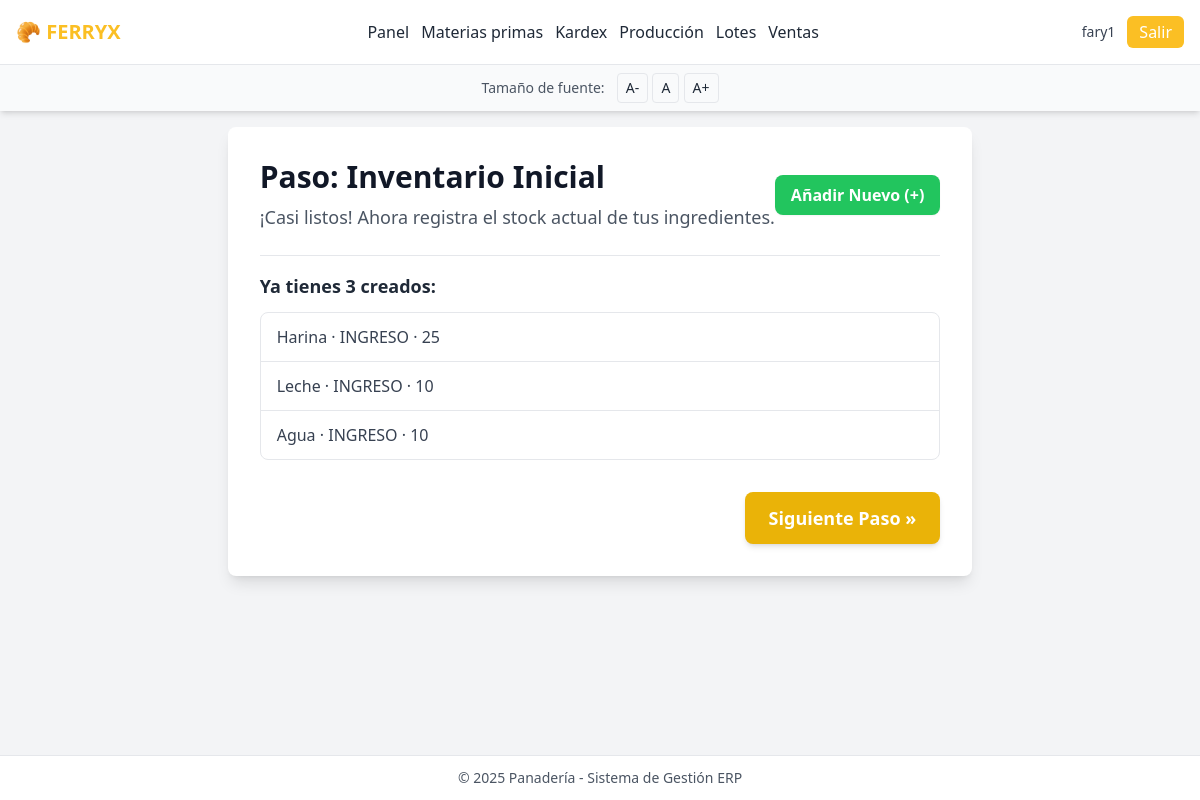
Screenshot of /wizard/stock-inicial/ (signed in) with the database file from the repository.
### inventario/models.py (models this page shows, shortened)
class User(AbstractUser):
    suscripcion = models.ForeignKey(
        SuscripcionCliente,
        on_delete=models.CASCADE,
        related_name="miembros",
        null=True,
        blank=True
    )
    groups = models.ManyToManyField(
        Group,
        verbose_name='groups',
        blank=True,
        help_text='The groups this user belongs to.',
        related_name="inventario_user_groups",
        related_query_name="user",
    )
    user_permissions = models.ManyToManyField(
        Permission,
        verbose_name='user permissions',
        blank=True,
        help_text='Specific permissions for this user.',
        related_name="inventario_user_permissions",
        related_query_name="user",
    )

class MovimientoMP(models.Model):
    INGRESO = "INGRESO"; CONSUMO = "CONSUMO"; AJUSTE_POS = "AJUSTE_POS"; AJUSTE_NEG = "AJUSTE_NEG"; MERMA = "MERMA"
    TIPOS = [(INGRESO, "Ingreso"), (CONSUMO, "Consumo"), (AJUSTE_POS, "Ajuste (+)"), (AJUSTE_NEG, "Ajuste (-)"), (MERMA, "Merma")]
    mp = models.ForeignKey(MateriaPrima, on_delete=models.PROTECT, related_name="movimientos")
    tipo = models.CharField(max_length=12, choices=TIPOS)
    cantidad = models.DecimalField(max_digits=12, decimal_places=3)
    fecha = models.DateTimeField(default=timezone.now)
    nota = models.CharField(max_length=250, blank=True)
    created_by = models.ForeignKey(settings.AUTH_USER_MODEL, null=True, blank=True, on_delete=models.SET_NULL)
    class Meta: ordering = ["-fecha"]
    def __str__(self): return f"{self.mp} · {self.tipo} · {fmt1(self.cantidad)}"

class MateriaPrima(models.Model):
    suscripcion = models.ForeignKey(SuscripcionCliente, on_delete=models.CASCADE, related_name="materias_primas")
    nombre = models.CharField(max_length=120)
    unidad = models.ForeignKey(UnidadMedida, on_delete=models.PROTECT)
    stock = models.DecimalField(max_digits=12, decimal_places=3, default=0)
    stock_minimo = models.DecimalField(max_digits=12, decimal_places=3, default=0)
    activo = models.BooleanField(default=True)
    created_at = models.DateTimeField(auto_now_add=True)
    class Meta:
        ordering = ["nombre"]
        unique_together = ("suscripcion", "nombre")
    def __str__(self):
        return self.nombre

### inventario/views.py (the view)
# urls.py: path('wizard/stock-inicial/', views.wizard_stock_inicial, name='wizard_stock_inicial'),
@login_required
def wizard_stock_inicial(request):
    movimientos = MovimientoMP.objects.filter(
        tipo=MovimientoMP.INGRESO, mp__suscripcion=request.user.suscripcion
    )
    return render(request, "wizard_step_2_listado.html", {
        "lista_objetos": movimientos, "titulo": "Inventario Inicial",
        "texto_ayuda": "¡Casi listos! Ahora registra el stock actual de tus ingredientes.",
        "url_crear": reverse("inventario:mp_ingreso"),
        "url_siguiente": reverse("inventario:wizard_finalizar")
    })

### inventario/models.py (called while the page is built)
def fmt1(value) -> str:
    try:
        d = Decimal(value or 0)
    except Exception:
        return str(value)
    q = d.quantize(Decimal("0.1"), rounding=ROUND_HALF_UP)
    return f"{int(q)}" if q == q.to_integral() else f"{q.normalize():f}"

### inventario/templates/wizard_step_2_listado.html (shortened to what this page needs)
{% extends "base.html" %}
{% block content %}
    <div class="max-w-3xl mx-auto bg-white shadow-lg rounded-lg p-8">
        <div class="flex justify-between items-center mb-6">
            <div>
                <h1 class="text-3xl font-bold text-gray-900">
                    Paso: {{ titulo }}
                </h1>
                <p class="text-lg text-gray-600 mt-2">
                    {{ texto_ayuda }}
                </p>
            </div>
            <a href="{{ url_crear }}"
               class="inline-block bg-green-500 hover:bg-green-600 text-white font-bold py-2 px-4 rounded-lg transition duration-300 shadow-sm">
                Añadir Nuevo (+)
            </a>
        </div>
        <hr class="my-4">
        <div>
            <h3 class="text-lg font-semibold text-gray-800 mb-3">
                Ya tienes {{ lista_objetos.count }} creados:
            </h3>
            <div class="border border-gray-200 rounded-lg">
                <ul class="divide-y divide-gray-200">
                    {% for item in lista_objetos %}
                        <li class="py-3 px-4 flex justify-between items-center">
                            <span class="text-gray-700">{{ item }}</span>
                            </li>
                    {% empty %}
                        <li class="py-3 px-4 text-gray-500 italic">
                            Aún no has añadido nada.
                        </li>
                    {% endfor %}
                </ul>
            </div>
        </div>
        <div class="mt-8 text-right">
            <a href="{{ url_siguiente }}"
               class="inline-block bg-yellow-500 hover:bg-yellow-600 text-white font-bold py-3 px-6 rounded-lg text-lg transition duration-300 shadow-md">
                Siguiente Paso &raquo;
            </a>
        </div>
    </div>
{% endblock %}

### inventario/templates/base.html (shortened to what this page needs)
{% load static %}
<!doctype html>
<html lang="es">
<head>
  <script src="https://cdn.tailwindcss.com"></script>
</head>
<body class="bg-gray-100 text-gray-800 min-h-screen flex flex-col">
  <header class="bg-white shadow-md sticky top-0 z-50">
    <div class="max-w-7xl mx-auto flex justify-between items-center p-4">
      <a href="{% url 'inventario:panel' %}" class="text-xl font-bold text-panaderia">🥐 FERRYX </a>
      {% if user.is_authenticated %}
      <nav class="hidden md:flex flex-wrap gap-3">
        <a href="{% url 'inventario:panel' %}" class="hover:text-panaderia">Panel</a>
        {% if perms.inventario.view_materiaprima %}
          <a href="{% url 'inventario:mp_list' %}" class="hover:text-panaderia">Materias primas</a>
        {% endif %}
        {% if perms.inventario.view_movimientomp %}
          <a href="{% url 'inventario:kardex' %}" class="hover:text-panaderia">Kardex</a>
        {% endif %}
        {% if perms.inventario.view_ordenproduccion %}
          <a href="{% url 'inventario:op_list' %}" class="hover:text-panaderia">Producción</a>
        {% endif %}
        {% if perms.inventario.view_loteproducto %}
          <a href="{% url 'inventario:lote_list' %}" class="hover:text-panaderia">Lotes</a>
        {% endif %}
        {% if perms.inventario.view_venta %}
          <a href="{% url 'inventario:venta_list' %}" class="hover:text-panaderia">Ventas</a>
        {% endif %}
      </nav>
      {% endif %}
      <div class="flex items-center gap-3 ml-4">
        {% if user.is_authenticated %}
          <span class="text-sm text-gray-700">{{ user.username }}</span>
          <form method="post" action="{% url 'logout' %}" class="inline">
            <button type="submit" class="bg-panaderia text-white px-3 py-1 rounded-md hover:bg-yellow-500">
              Salir
            </button>
          </form>
        {% else %}
          <a href="{% url 'login' %}" class="bg-panaderia text-white px-3 py-1 rounded-md hover:bg-yellow-500">Entrar</a>
        {% endif %}
      </div>
    </div>
    <div class="bg-gray-50 border-t text-center py-2">
      <span class="text-sm text-gray-600 mr-2">Tamaño de fuente:</span>
      <button onclick="setFontSize(90)" class="px-2 py-1 text-sm border rounded hover:bg-gray-200">A-</button>
      <button onclick="setFontSize(100)" class="px-2 py-1 text-sm border rounded hover:bg-gray-200">A</button>
      <button onclick="setFontSize(120)" class="px-2 py-1 text-sm border rounded hover:bg-gray-200">A+</button>
    </div>
  </header>
  <main class="flex-grow max-w-7xl mx-auto px-4 sm:px-6 md:px-8 py-4">
    {% block content %}
    {% endblock %}
  </main>
  <footer class="bg-white border-t text-center py-3 mt-6 text-sm text-gray-600">
    © {% now "Y" %} Panadería - Sistema de Gestión ERP
  </footer>
</body>
</html>

### rows the page displays
User: username "fary1"
MovimientoMP: mp+tipo+cantidad "Harina · INGRESO · 25"
MovimientoMP: mp+tipo+cantidad "Leche · INGRESO · 10"
MovimientoMP: mp+tipo+cantidad "Agua · INGRESO · 10"

### other values shown
{{ titulo }} "Inventario Inicial"
{{ texto_ayuda }} "¡Casi listos! Ahora registra el stock actual de tus ingredientes."
{{ lista_objetos.count }} "3"
